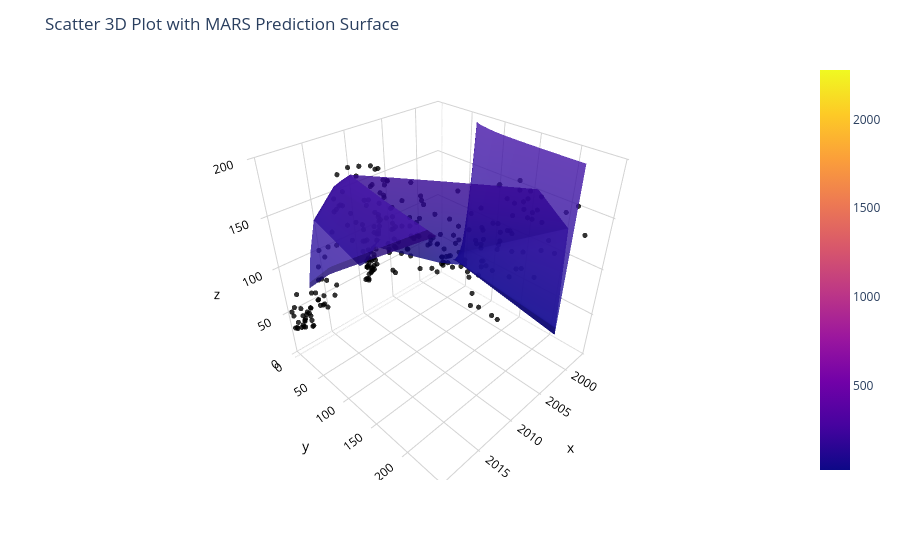

Notebook source saved alongside this figure:
### Code cell
# Create a 3D scatter plot with predictions
# creating dataset to plot
xs=df2['Year_Frac']
ys=df2['Sunspots']
zs=df2['CME Events']

fig2 = px.scatter_3d(x=xs, y=ys, z=zs, 
                 opacity=0.8, color_discrete_sequence=['black'])

# Set figure title and colors
fig2.update_layout(title_text="Scatter 3D Plot with MARS Prediction Surface",
                  scene = dict(xaxis=dict(backgroundcolor='white',
                                          color='black',
                                          gridcolor='lightgrey'),
                               yaxis=dict(backgroundcolor='white',
                                          color='black',
                                          gridcolor='lightgrey'
                                          ),
                               zaxis=dict(backgroundcolor='white',
                                          color='black', 
                                          gridcolor='lightgrey',
                                          range=[0,200])))
# Update marker size
fig2.update_traces(marker=dict(size=3))

# Add prediction plane
fig2.add_traces(go.Surface(x=xrange[1:-1], y=yrange[1:-1], z=z3D_pred[1:-1], name='MARS',opacity =0.8 ))

fig2.show()

### Figure 1 — Plotly figure (JSON) as saved in the notebook; plotly's stock layout.template omitted (floating-point values rounded to 4 significant figures; data arrays with more than 128 entries replaced by an {"elided": "..."} marker saying what was removed)
{"data": [{"hovertemplate": "x=%{x}<br>y=%{y}<br>z=%{z}<extra></extra>", "legendgroup": "", "marker": {"color": "black", "opacity": 0.8, "size": 3, "symbol": "circle"}, "mode": "markers", "name": "", "scene": "scene", "showlegend": false, "type": "scatter3d", "x": {"elided": "276 float values"}, "y": {"elided": "276 float values"}, "z": {"elided": "276 int values"}}, {"name": "MARS", "opacity": 0.8, "type": "surface", "x": [1998.0, 1999.0, 2000.0, 2001.0, 2002.0, 2003.0, 2004.0, 2005.0, 2006.0, 2007.0, 2008.0, 2009.0, 2010.0, 2011.0, 2012.0, 2013.0, 2014.0, 2015.0, 2016.0, 2017.0, 2018.0], "y": [12, 24, 36, 48, 60, 72, 84, 96, 108, 120, 132, 144, 156, 168, 180, 192, 204, 216, 228], "z": {"elided": "19x23 float values"}}], "layout": {"legend": {"tracegroupgap": 0}, "margin": {"t": 60}, "scene": {"domain": {"x": [0, 1], "y": [0, 1]}, "xaxis": {"backgroundcolor": "white", "color": "black", "gridcolor": "lightgrey", "title": {"text": "x"}}, "yaxis": {"backgroundcolor": "white", "color": "black", "gridcolor": "lightgrey", "title": {"text": "y"}}, "zaxis": {"backgroundcolor": "white", "color": "black", "gridcolor": "lightgrey", "range": [0, 200], "title": {"text": "z"}}}, "title": {"text": "Scatter 3D Plot with MARS Prediction Surface"}}}
